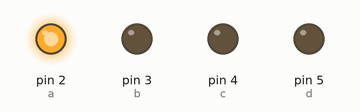
The sketch below on a simulated Arduino Uno, built with avr-gcc and run on an emulated ATmega328P. On the bench: output pins drawn as LEDs (lit = HIGH).

Above: at 0.5 s.
At 1.5 s:
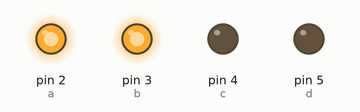
At 2.5 s:
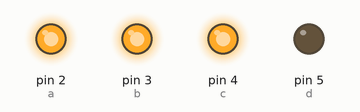
At 5.5 s:
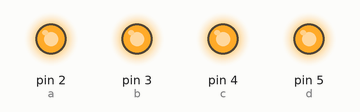
At 9.5 s:
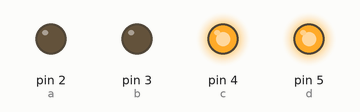
At 13.5 s:
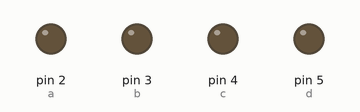
Timing chart, 0 to 20.8 s (numbered marks = the images above):
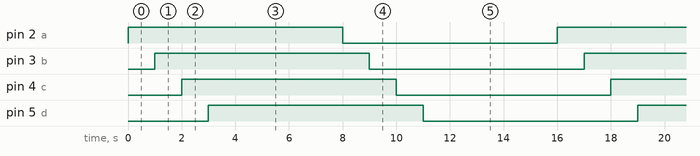

Measured:
- by itself, pin 2 (a), pin 3 (b), pin 4 (c), pin 5 (d): alternates HIGH for 8.0 s and LOW for 8.0 s
- by itself, everything shown: repeats every 16.0 s, in 8 steps

The sketch:

sketch_nov26a.ino
```cpp
int a=2;
int b=3;
int c=4;
int d=5;
int e=6;
int f=7;
int g=8;
int dp2=9;

// koennten wir auch so schreiben: int a=2, b=3, c=4, d=5, e=6, f=7, g=8, dp2=9;

int pins[8] = {a,b,c,d,e,f,g,dp2};

void setup()
{
 //for (int zaehler = 0; zaehler < 8; zaehler++)
 //{
   //pinMode(pins[zaehler], OUTPUT);
 //}
 pinMode(a, OUTPUT);
 pinMode(b, OUTPUT);
 pinMode(c, OUTPUT);
 pinMode(d, OUTPUT);
}
 void loop()
{
for (int zaehler = 0; zaehler < 8; zaehler++)
   {
   digitalWrite(pins[zaehler], HIGH); // schalten Segmente schrittweise aus
   delay(1000); // warten, sonst sieht man ja nix
   }

for (int zaehler = 0; zaehler < 8; zaehler++)
  {
   digitalWrite(pins[zaehler], LOW); // schalten Segmente schrittweise ein
   delay(1000); // warten, sonst sieht man ja nix
   }
}
```
